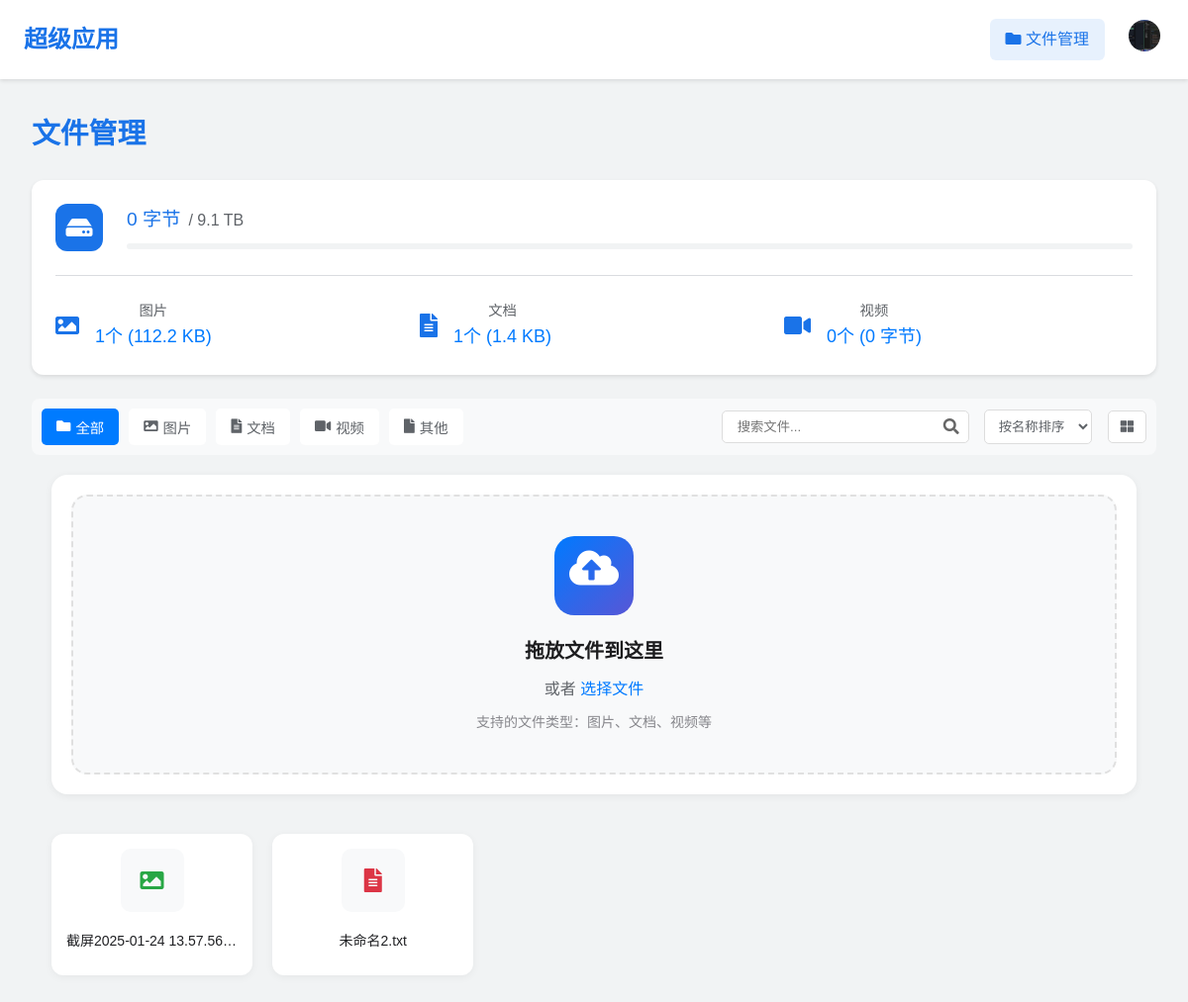
The page /files/ (signed in) on the database as committed earlier.
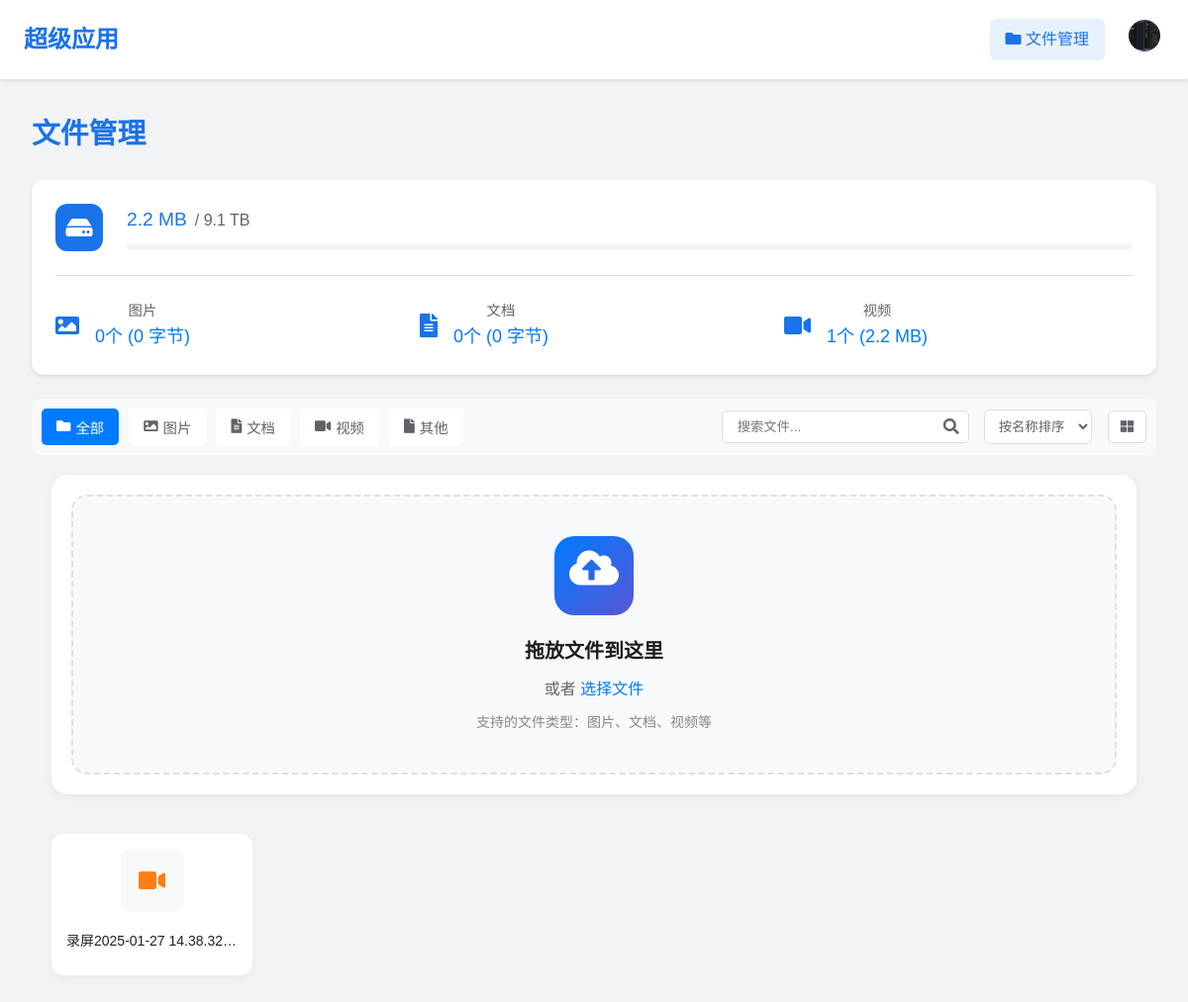
The same page on the database as committed later.
### accounts/models.py (models this page shows, shortened)
class CustomUser(AbstractUser):
    phone_number = models.CharField(
        '手机号码',
        max_length=11,
        unique=True,
        validators=[
            RegexValidator(
                regex=r'^1[3-9]\d{9}$',
                message='请输入有效的手机号码（11位数字，以1开头）'
            )
        ]
    )
    birthday = models.DateField('出生日期', null=True, blank=True)
    avatar = models.ImageField('头像', upload_to='avatars/', null=True, blank=True)
    real_name = models.CharField('真实姓名', max_length=50, blank=True)
    registration_ip = models.GenericIPAddressField(
        '注册IP',
        null=True,
        blank=True,
        help_text='用户注册时的IP地址'
    )
    USERNAME_FIELD = 'phone_number'
    REQUIRED_FIELDS = ['username']
    class Meta:
        verbose_name = '用户'
        verbose_name_plural = '用户'

### files/models.py (models this page shows, shortened)
class UserStorageQuota(models.Model):
    user = models.OneToOneField(
        settings.AUTH_USER_MODEL,
        on_delete=models.CASCADE,
        related_name='storage_quota'
    )
    max_storage = models.BigIntegerField(default=settings.MAX_USER_STORAGE)
    used_storage = models.BigIntegerField(default=0)
    def get_used_storage(self):
        return self.used_storage
    def get_readable_quota(self):
        def format_size(size):
            for unit in ['B', 'KB', 'MB', 'GB', 'TB']:
                if size < 1024.0:
                    return f"{size:.1f} {unit}"
                size /= 1024.0
            return f"{size:.1f} PB"
        return format_size(self.max_storage)
    def get_storage_usage_percent(self):
        if self.max_storage == 0:
            return 100
        return (self.used_storage / self.max_storage) * 100

class UserFile(models.Model):
    FILE_TYPES = (
        ('image', '图片'),
        ('document', '文档'),
        ('video', '视频'),
        ('other', '其他')
    )
    def get_upload_path(instance, filename):
        """为每个文件生成唯一的上传路径"""
        ext = os.path.splitext(filename)[1]
        unique_filename = f"{uuid.uuid4().hex}{ext}"
        return os.path.join('users', str(instance.user.id), instance.file_type, unique_filename)
    user = models.ForeignKey(settings.AUTH_USER_MODEL, on_delete=models.CASCADE, related_name='files')
    file = models.FileField(
        upload_to=get_upload_path,
    )
    file_type = models.CharField(max_length=20, choices=FILE_TYPES)
    original_name = models.CharField(max_length=255)
    file_size = models.BigIntegerField()
    uploaded_at = models.DateTimeField(auto_now_add=True)
    description = models.TextField(blank=True)
    is_public = models.BooleanField(default=False)
    class Meta:
        ordering = ['-uploaded_at']
        verbose_name = '用户文件'
        verbose_name_plural = '用户文件'
    def get_icon_class(self):
        icon_map = {
            'image': 'fa-image',
            'document': 'fa-file-alt',
            'video': 'fa-video',
            'other': 'fa-file'
        }
        return icon_map.get(self.file_type, 'fa-file')

### files/views.py (the view)
# urls.py: path('', FileListView.as_view(), name='file_list'),
class FileListView(LoginRequiredMixin, ListView):
    model = UserFile
    template_name = 'files/file_list.html'
    context_object_name = 'files'
    def get_queryset(self):
        return UserFile.objects.filter(user=self.request.user)
    def get_context_data(self, **kwargs):
        context = super().get_context_data(**kwargs)
        user_files = self.get_queryset()
        context['image_count'] = user_files.filter(file_type='image').count()
        context['document_count'] = user_files.filter(file_type='document').count()
        context['video_count'] = user_files.filter(file_type='video').count()
        context['image_size'] = user_files.filter(file_type='image').aggregate(Sum('file_size'))['file_size__sum'] or 0
        context['document_size'] = user_files.filter(file_type='document').aggregate(Sum('file_size'))['file_size__sum'] or 0
        context['video_size'] = user_files.filter(file_type='video').aggregate(Sum('file_size'))['file_size__sum'] or 0
        return context

### templates/files/file_list.html (shortened to what the changed rows need)
{% extends "base.html" %}
{% load static %}
{% block extra_css %}
<link href="https://cdnjs.cloudflare.com/ajax/libs/font-awesome/5.15.4/css/all.min.css" rel="stylesheet">
<link href="{% static 'css/file_manager.css' %}" rel="stylesheet">
{% endblock %}
{% block content %}
<div class="file-manager">
    <div class="file-header">
        <h1>文件管理</h1>
    </div>
    <div class="storage-info">
        <div class="storage-overview">
            <div class="storage-details">
                <div class="storage-text">
                    <span class="storage-used">{{ request.user.storage_quota.get_used_storage|filesizeformat }}</span>
                    <span class="storage-total">/ {{ request.user.storage_quota.get_readable_quota }}</span>
                </div>
            </div>
        </div>
        <div class="storage-stats">
            <div class="stat-item">
                <div class="stat-info">
                    <span class="stat-label">图片</span>
                    <span class="stat-value">{{ image_count }}个 ({{ image_size|filesizeformat }})</span>
                </div>
            </div>
            <div class="stat-item">
                <div class="stat-info">
                    <span class="stat-label">文档</span>
                    <span class="stat-value">{{ document_count }}个 ({{ document_size|filesizeformat }})</span>
                </div>
            </div>
            <div class="stat-item">
                <div class="stat-info">
                    <span class="stat-label">视频</span>
                    <span class="stat-value">{{ video_count }}个 ({{ video_size|filesizeformat }})</span>
                </div>
            </div>
        </div>
    </div>
    <div class="file-list">
        {% for file in files %}
        <div class="file-item" data-type="{{ file.file_type }}" data-date="{{ file.uploaded_at|date:'Y-m-d H:i' }}" data-size="{{ file.file_size }}">
            <div class="file-icon" data-type="{{ file.file_type }}" onclick="previewFile('{{ file.file.url }}', '{{ file.file_type }}', '{{ file.original_name|escapejs }}')">
                <i class="fas {{ file.get_icon_class }}"></i>
            </div>
            <div class="file-name" title="{{ file.original_name }}">{{ file.original_name }}</div>
        </div>
        {% empty %}
        <div class="no-files">
            <i class="fas fa-folder-open"></i>
            <p>还没有上传任何文件</p>
        </div>
        {% endfor %}
    </div>
</div>
{% endblock %}

### templates/base.html (shortened to what this page needs)
<!DOCTYPE html>
<html lang="zh">
<head>
    {% block extra_css %}{% endblock %}
</head>
<body>
    {% if user.is_authenticated %}
    <header class="nav-header">
        <div class="nav-container">
            <a href="{% url 'home' %}" class="nav-brand">超级应用</a>
            <nav class="nav-menu">
                <a href="{% url 'files:file_list' %}" class="nav-link {% if request.resolver_match.url_name == 'file_list' %}active{% endif %}">
                    <i class="fas fa-folder"></i> 文件管理
                </a>
                <div class="user-menu-container">
                    <div class="user-menu-trigger">
                        {% if user.avatar %}
                            <img src="{{ user.avatar.url }}" alt="头像" class="user-avatar">
                        {% else %}
                            <div class="user-avatar-placeholder">{{ user.username|first|upper }}</div>
                        {% endif %}
                    </div>
                </div>
            </nav>
        </div>
    </header>
    {% endif %}
    {% block content %}{% endblock %}
</body>
</html>

Rows that differ between the two databases and show on the page:
removed UserFile: original_name "截屏2025-01-24 13.57.56…"
removed UserFile: original_name "未命名2.txt"
changed CustomUser "9.1 TB": user.storage_quota.get_used_storage|filesizeformat "0 字节" → "2.2 MB"
added UserFile: original_name "录屏2025-01-27 14.38.32…"
Other text that changed with them:
{{ image_count }}: "1" → "0"
{{ image_size|filesizeformat }}: "112.2 KB" → "0 字节"
{{ document_count }}: "1" → "0"
{{ document_size|filesizeformat }}: "1.4 KB" → "0 字节"
{{ video_count }}: "0" → "1"
{{ video_size|filesizeformat }}: "0 字节" → "2.2 MB"
